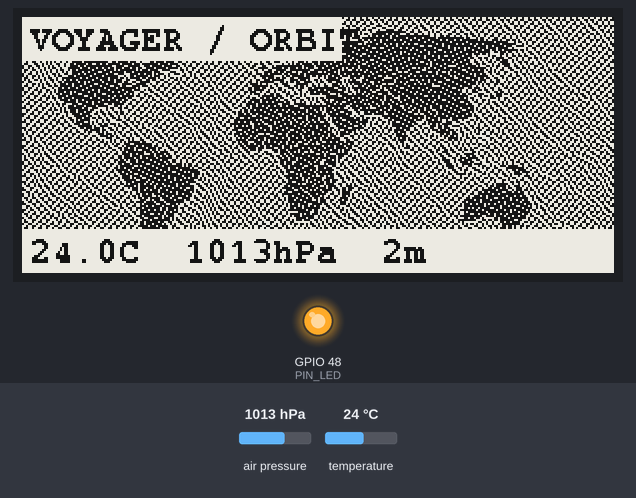
Simulated run of this program. Board: ESP32-S3. On the bench: 296×128 one-colour display, output pins drawn as LEDs (lit = HIGH). Wiring (inferred from the names in the program): BMP280 pressure sensor at I2C address 0x76. The test bench sets the inputs (shaded band); at power-on: air pressure 1013 hPa, temperature 24 °C. What the program prints to the serial monitor is not drawn.

Above: at 2.4 s.
At 66.8 s:
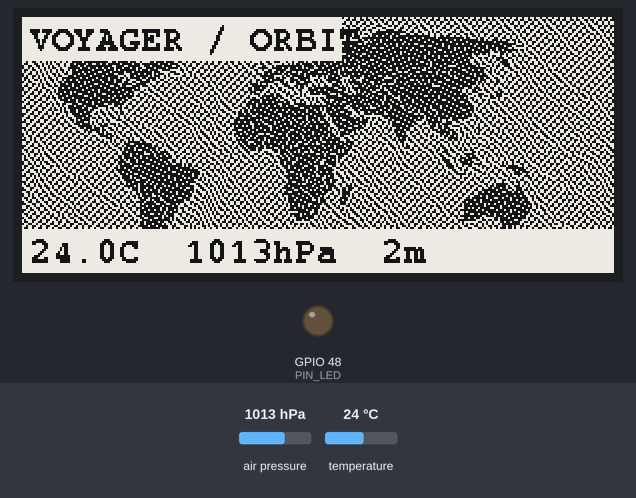
Timing chart, 0 to 130.0 s (numbered marks = the images above):
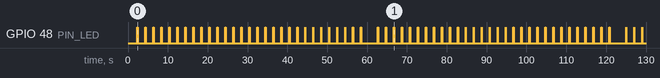

The program:

main.cpp
```cpp
#include <Arduino.h>
#include <Wire.h>
#include <SPI.h>
#include <Adafruit_BMP280.h>
#include <GxEPD2_BW.h>
#include <Fonts/FreeMonoBold9pt7b.h>
#include "images.h"

// pins for more info look into the schmeatic in the github
static const int PIN_LED    = 48;
static const int PIN_SDA    = 8;
static const int PIN_SCL    = 9;
static const int PIN_EPD_CS   = 10;
static const int PIN_EPD_MOSI = 11;
static const int PIN_EPD_SCK  = 12;
static const int PIN_EPD_DC   = 14;
static const int PIN_EPD_RST  = 15;
static const int PIN_EPD_BUSY = 16;
static const uint8_t SENSOR_ADDR = 0x76;
static const float   SEA_LEVEL_HPA = 1013.25f;

Adafruit_BMP280 sensor;
GxEPD2_BW<GxEPD2_290_T94_V2, GxEPD2_290_T94_V2::HEIGHT>
    display(GxEPD2_290_T94_V2(PIN_EPD_CS, PIN_EPD_DC, PIN_EPD_RST, PIN_EPD_BUSY));

struct Telemetry {
  float temperature;   // C
  float pressure;      // hPa
  float altitude;      // m
  bool  valid;
};

static bool sensorReady  = false;
static bool displayReady = false;
RTC_DATA_ATTR int currentPage = 0;


static uint8_t readChipId() {
  Wire.beginTransmission(SENSOR_ADDR);
  Wire.write(0xD0);
  if (Wire.endTransmission() != 0) return 0xFF;
  Wire.requestFrom(SENSOR_ADDR, (uint8_t)1);
  return Wire.available() ? Wire.read() : 0xFF;
}

static bool initSensor() {
  Wire.begin(PIN_SDA, PIN_SCL);
  delay(100);

  uint8_t id = readChipId();
  Serial.printf("Sensor chip ID: 0x%02X\n", id);

  if (!sensor.begin(SENSOR_ADDR)) {
    Serial.println("Sensor init failed.");
    return false;
  }

  sensor.setSampling(Adafruit_BMP280::MODE_NORMAL,
                     Adafruit_BMP280::SAMPLING_X2,
                     Adafruit_BMP280::SAMPLING_X16,
                     Adafruit_BMP280::FILTER_X16,
                     Adafruit_BMP280::STANDBY_MS_500);

  Serial.println("Sensor ready.");
  return true;
}

static Telemetry readTelemetry() {
  Telemetry t = {0, 0, 0, false};
  if (!sensorReady) return t;

  t.temperature = sensor.readTemperature();
  t.pressure    = sensor.readPressure() / 100.0f;
  t.altitude    = sensor.readAltitude(SEA_LEVEL_HPA);
  t.valid       = !isnan(t.temperature);
  return t;
}

static bool initDisplay() {
  display.init(0, true, 10, false);
  SPI.end();
  SPI.begin(PIN_EPD_SCK, -1, PIN_EPD_MOSI, PIN_EPD_CS);
  display.setRotation(1);
  display.setFont(&FreeMonoBold9pt7b);
  display.setTextColor(GxEPD_BLACK);
  if (digitalRead(PIN_EPD_BUSY) == HIGH) {
    Serial.println("Display busy line stuck high.");
    return false;
  }

  Serial.println("Display ready.");
  return true;
}

static void renderDashboard(const Telemetry &t) {
  if (!displayReady) return;

  display.setFullWindow();
  display.firstPage();
  do {
    display.fillScreen(GxEPD_WHITE);
    display.drawInvertedBitmap(0, 0, world_map_bitmap, 296, 128, GxEPD_BLACK);


    display.fillRect(0, 0, 160, 22, GxEPD_WHITE);
    display.setCursor(4, 16);
    display.print("VOYAGER / ORBIT");

    display.fillRect(0, 106, 296, 22, GxEPD_WHITE);
    display.setCursor(4, 122);
    if (t.valid) {
      display.printf("%.1fC  %.0fhPa  %.0fm", t.temperature, t.pressure, t.altitude);
    } else {
      display.print("SENSOR OFFLINE");
    }
  } while (display.nextPage());
}

//inicio de todo

void setup() {
  pinMode(PIN_LED, OUTPUT);
  digitalWrite(PIN_LED, LOW);

  Serial.begin(115200);
  uint32_t start = millis();
  while (!Serial && millis() - start < 3000) delay(10);

  Serial.println("\nVoyager Panel booting...");

  sensorReady  = initSensor();
  displayReady = initDisplay();

  renderDashboard(readTelemetry());
}

void loop() {
  static uint32_t lastRefresh = 0;
  const uint32_t REFRESH_INTERVAL = 60000;

  Telemetry t = readTelemetry();

  if (t.valid) {
    Serial.printf("T=%.2fC  P=%.2fhPa  Alt=%.1fm\n",
                  t.temperature, t.pressure, t.altitude);
  }

  if (displayReady && millis() - lastRefresh > REFRESH_INTERVAL) {
    renderDashboard(t);
    lastRefresh = millis();
  }

  digitalWrite(PIN_LED, HIGH);
  delay(100);
  digitalWrite(PIN_LED, LOW);
  delay(1900);
}
```

Source omitted: images.h (data table, 29200 bytes)

Measured:
- by itself, GPIO 48 (PIN_LED): moves between LOW and HIGH, repeating every 62.3 s
